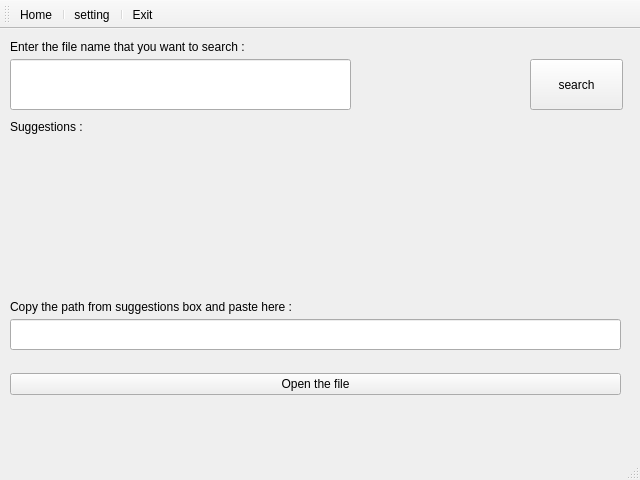
<?xml version="1.0" encoding="UTF-8"?>
<ui version="4.0">
 <class>MainWindow</class>
 <widget class="QMainWindow" name="MainWindow">
  <property name="geometry">
   <rect>
    <x>0</x>
    <y>0</y>
    <width>640</width>
    <height>480</height>
   </rect>
  </property>
  <property name="windowTitle">
   <string>MainWindow</string>
  </property>
  <widget class="QWidget" name="centralwidget">
   <widget class="QWidget" name="verticalLayoutWidget">
    <property name="geometry">
     <rect>
      <x>10</x>
      <y>340</y>
      <width>611</width>
      <height>31</height>
     </rect>
    </property>
    <layout class="QVBoxLayout" name="verticalLayout">
     <item>
      <widget class="QPushButton" name="pushButton">
       <property name="text">
        <string>Open the file</string>
       </property>
      </widget>
     </item>
    </layout>
   </widget>
   <widget class="QLineEdit" name="lineEdit_2">
    <property name="geometry">
     <rect>
      <x>10</x>
      <y>290</y>
      <width>611</width>
      <height>31</height>
     </rect>
    </property>
   </widget>
   <widget class="QLineEdit" name="lineEdit_3">
    <property name="geometry">
     <rect>
      <x>10</x>
      <y>30</y>
      <width>341</width>
      <height>51</height>
     </rect>
    </property>
   </widget>
   <widget class="QPushButton" name="pushButton_2">
    <property name="geometry">
     <rect>
      <x>530</x>
      <y>30</y>
      <width>93</width>
      <height>51</height>
     </rect>
    </property>
    <property name="text">
     <string>search</string>
    </property>
   </widget>
   <widget class="QLabel" name="label">
    <property name="geometry">
     <rect>
      <x>10</x>
      <y>10</y>
      <width>261</width>
      <height>16</height>
     </rect>
    </property>
    <property name="text">
     <string>Enter the file name that you want to search :</string>
    </property>
   </widget>
   <widget class="QLabel" name="label_2">
    <property name="geometry">
     <rect>
      <x>10</x>
      <y>90</y>
      <width>291</width>
      <height>16</height>
     </rect>
    </property>
    <property name="text">
     <string>Suggestions : </string>
    </property>
   </widget>
   <widget class="QLabel" name="label_3">
    <property name="geometry">
     <rect>
      <x>10</x>
      <y>270</y>
      <width>381</width>
      <height>16</height>
     </rect>
    </property>
    <property name="text">
     <string>Copy the path from suggestions box and paste here :</string>
    </property>
   </widget>
   <widget class="QLabel" name="label_4">
    <property name="geometry">
     <rect>
      <x>10</x>
      <y>120</y>
      <width>611</width>
      <height>131</height>
     </rect>
    </property>
    <property name="text">
     <string/>
    </property>
   </widget>
  </widget>
  <widget class="QStatusBar" name="statusbar"/>
  <widget class="QToolBar" name="toolBar">
   <property name="windowTitle">
    <string>toolBar</string>
   </property>
   <property name="layoutDirection">
    <enum>Qt::LeftToRight</enum>
   </property>
   <property name="iconSize">
    <size>
     <width>100</width>
     <height>65</height>
    </size>
   </property>
   <attribute name="toolBarArea">
    <enum>TopToolBarArea</enum>
   </attribute>
   <attribute name="toolBarBreak">
    <bool>false</bool>
   </attribute>
   <addaction name="actionHome"/>
   <addaction name="separator"/>
   <addaction name="actionSetting"/>
   <addaction name="separator"/>
   <addaction name="actionExit"/>
  </widget>
  <action name="actionHome">
   <property name="icon">
    <iconset resource="iman.qrc">
     <normaloff>:/Project/BeforNewYearProject/home_icon.svg</normaloff>:/Project/BeforNewYearProject/home_icon.svg</iconset>
   </property>
   <property name="text">
    <string>Home</string>
   </property>
  </action>
  <action name="actionExit">
   <property name="icon">
    <iconset resource="iman.qrc">
     <normaloff>:/Project/BeforNewYearProject/exit_icon.svg</normaloff>:/Project/BeforNewYearProject/exit_icon.svg</iconset>
   </property>
   <property name="text">
    <string>Exit</string>
   </property>
  </action>
  <action name="actionSetting">
   <property name="icon">
    <iconset resource="iman.qrc">
     <normaloff>:/Project/BeforNewYearProject/settings_icon.svg</normaloff>:/Project/BeforNewYearProject/settings_icon.svg</iconset>
   </property>
   <property name="text">
    <string>setting</string>
   </property>
  </action>
 </widget>
 <resources>
  <include location="iman.qrc"/>
 </resources>
 <connections/>
</ui>
